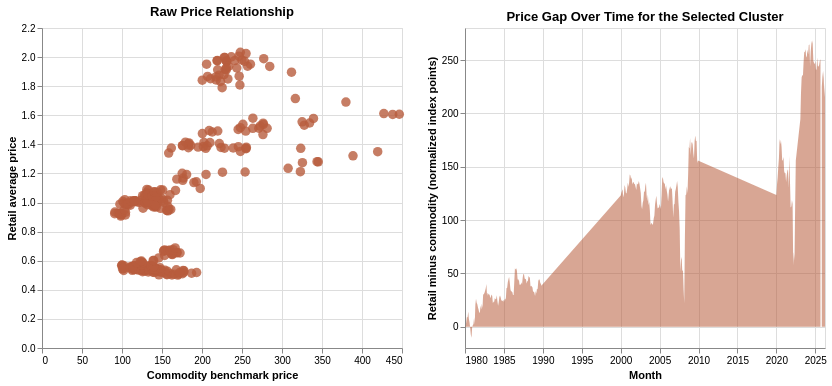

Notebook code cell kept with this figure:
### Markdown cell above
## Visualization Breakdown 2: The Margin Explorer

### Target Audience
Economics students and analysts who want to study how upstream and downstream prices move together, and when they visibly diverge.

### Task
Brush a cluster of points in the scatter plot to isolate a regime, such as high retail prices paired with comparatively lower commodity prices, and then use the linked area chart to see when those months occurred.

### Key Insights
Users should look for clusters that suggest abnormal divergence, then check whether those months line up with recession windows, supply-chain shocks, or slower retail pass-through.

### Unexpected Learnings
This section should be updated after execution. A likely surprise is that the widest price gaps may occur after the initial commodity spike, once the upstream market begins to cool but retail prices remain sticky.

### Code cell
# The scatter uses raw price levels on separate axes so the user can inspect the relationship
# between upstream and downstream prices. The linked area chart uses the normalized gap so the
# y-axis captures relative divergence instead of incomparable units.
margin_source = merged.copy()


def build_margin_explorer(df: pd.DataFrame) -> alt.Chart:
    selected_pair = alt.param(
        name="selected_pair_margin",
        value=DEFAULT_PAIR,
        bind=alt.binding_select(options=PAIR_OPTIONS, name="Commodity Pair: "),
    )
    pair_filter = f"datum.Commodity_Pair == {selected_pair.name}"
    scatter_brush = alt.selection_interval(name="margin_cluster")

    scatter = (
        alt.Chart(df)
        .transform_filter(pair_filter)
        .mark_circle(size=90, opacity=0.8)
        .encode(
            x=alt.X("Commodity_Price:Q", title="Commodity benchmark price"),
            y=alt.Y("Retail_Price:Q", title="Retail average price"),
            color=alt.condition(scatter_brush, alt.value("#b85d3d"), alt.value("#305e4b")),
            tooltip=[
                alt.Tooltip("Commodity_Pair:N", title="Pair"),
                alt.Tooltip("Date:T", title="Month"),
                alt.Tooltip("Commodity_Price:Q", title="Commodity Price", format=".2f"),
                alt.Tooltip("Retail_Price:Q", title="Retail Price", format=".2f"),
                alt.Tooltip("Normalized_Gap:Q", title="Normalized Gap", format=".2f"),
            ],
        )
        .add_params(selected_pair, scatter_brush)
        .properties(width=360, height=320, title="Raw Price Relationship")
    )

    gap_chart = (
        alt.Chart(df)
        .transform_filter(pair_filter)
        .transform_filter(scatter_brush)
        .mark_area(color="#b85d3d", opacity=0.55)
        .encode(
            x=alt.X("Date:T", title="Month"),
            y=alt.Y("Normalized_Gap:Q", title="Retail minus commodity (normalized index points)"),
            tooltip=[
                alt.Tooltip("Date:T", title="Month"),
                alt.Tooltip("Normalized_Gap:Q", title="Normalized Gap", format=".2f"),
            ],
        )
        .properties(width=360, height=320, title="Price Gap Over Time for the Selected Cluster")
    )

    return scatter | gap_chart


build_margin_explorer(margin_source)

### Figure 1 — Vega-Lite specification as saved in the notebook (floating-point values rounded to 4 significant figures; data arrays with more than 128 entries replaced by an {"elided": "..."} marker saying what was removed)
{"config": {"view": {"continuousWidth": 300, "continuousHeight": 300}}, "hconcat": [{"mark": {"type": "circle", "opacity": 0.8, "size": 90}, "encoding": {"color": {"condition": {"param": "margin_cluster", "value": "#b85d3d"}, "value": "#305e4b"}, "tooltip": [{"field": "Commodity_Pair", "title": "Pair", "type": "nominal"}, {"field": "Date", "title": "Month", "type": "temporal"}, {"field": "Commodity_Price", "format": ".2f", "title": "Commodity Price", "type": "quantitative"}, {"field": "Retail_Price", "format": ".2f", "title": "Retail Price", "type": "quantitative"}, {"field": "Normalized_Gap", "format": ".2f", "title": "Normalized Gap", "type": "quantitative"}], "x": {"field": "Commodity_Price", "title": "Commodity benchmark price", "type": "quantitative"}, "y": {"field": "Retail_Price", "title": "Retail average price", "type": "quantitative"}}, "height": 320, "name": "view_2", "title": "Raw Price Relationship", "transform": [{"filter": "datum.Commodity_Pair == selected_pair_margin"}], "width": 360}, {"mark": {"type": "area", "color": "#b85d3d", "opacity": 0.55}, "encoding": {"tooltip": [{"field": "Date", "title": "Month", "type": "temporal"}, {"field": "Normalized_Gap", "format": ".2f", "title": "Normalized Gap", "type": "quantitative"}], "x": {"field": "Date", "title": "Month", "type": "temporal"}, "y": {"field": "Normalized_Gap", "title": "Retail minus commodity (normalized index points)", "type": "quantitative"}}, "height": 320, "title": "Price Gap Over Time for the Selected Cluster", "transform": [{"filter": "datum.Commodity_Pair == selected_pair_margin"}, {"filter": {"param": "margin_cluster"}}], "width": 360}], "data": {"name": "data-148abfd0f0fb1e991c29fdd50ca99ba0"}, "params": [{"name": "selected_pair_margin", "bind": {"input": "select", "options": ["Wheat/Bread", "Coffee/Roasted Coffee", "Beef/Ground Beef"], "name": "Commodity Pair: "}, "value": "Wheat/Bread"}, {"name": "margin_cluster", "select": {"type": "interval"}, "views": ["view_2"]}], "$schema": "https://vega.github.io/schema/vega-lite/v5.20.1.json", "datasets": {"data-148abfd0f0fb1e991c29fdd50ca99ba0": {"elided": "868 records"}}}
